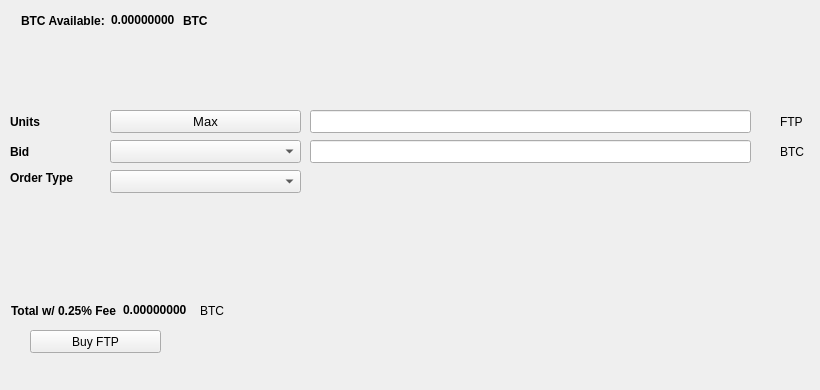
   <widget class="QWidget" name="BuyTab">
    <attribute name="title">
     <string>Buy</string>
    </attribute>
    <widget class="QPushButton" name="Buyphr">
     <property name="geometry">
      <rect>
       <x>30</x>
       <y>330</y>
       <width>131</width>
       <height>23</height>
      </rect>
     </property>
     <property name="text">
      <string>Buy FTP</string>
     </property>
     <property name="icon">
      <iconset resource="../fictecpagos.qrc">
       <normaloff>:/icons/bitcoin</normaloff>:/icons/bitcoin</iconset>
     </property>
    </widget>
    <widget class="QLabel" name="label_3">
     <property name="geometry">
      <rect>
       <x>10</x>
       <y>110</y>
       <width>46</width>
       <height>23</height>
      </rect>
     </property>
     <property name="font">
      <font>
       <weight>75</weight>
       <bold>true</bold>
      </font>
     </property>
     <property name="text">
      <string>Units</string>
     </property>
    </widget>
    <widget class="QLineEdit" name="UnitsInput">
     <property name="geometry">
      <rect>
       <x>310</x>
       <y>110</y>
       <width>441</width>
       <height>23</height>
      </rect>
     </property>
     <property name="font">
      <font>
       <pointsize>9</pointsize>
       <weight>75</weight>
       <bold>true</bold>
      </font>
     </property>
    </widget>
    <widget class="QLineEdit" name="BuyBidPriceEdit">
     <property name="geometry">
      <rect>
       <x>310</x>
       <y>140</y>
       <width>441</width>
       <height>23</height>
      </rect>
     </property>
     <property name="font">
      <font>
       <pointsize>9</pointsize>
       <weight>75</weight>
       <bold>true</bold>
      </font>
     </property>
    </widget>
    <widget class="QLabel" name="label_4">
     <property name="geometry">
      <rect>
       <x>780</x>
       <y>110</y>
       <width>31</width>
       <height>23</height>
      </rect>
     </property>
     <property name="text">
      <string>FTP</string>
     </property>
    </widget>
    <widget class="QLabel" name="label_5">
     <property name="geometry">
      <rect>
       <x>780</x>
       <y>140</y>
       <width>31</width>
       <height>23</height>
      </rect>
     </property>
     <property name="text">
      <string>BTC</string>
     </property>
    </widget>
    <widget class="QLabel" name="label_6">
     <property name="geometry">
      <rect>
       <x>10</x>
       <y>140</y>
       <width>46</width>
       <height>23</height>
      </rect>
     </property>
     <property name="font">
      <font>
       <weight>75</weight>
       <bold>true</bold>
      </font>
     </property>
     <property name="text">
      <string>Bid</string>
     </property>
    </widget>
    <widget class="QLabel" name="label_7">
     <property name="geometry">
      <rect>
       <x>10</x>
       <y>170</y>
       <width>91</width>
       <height>16</height>
      </rect>
     </property>
     <property name="font">
      <font>
       <weight>75</weight>
       <bold>true</bold>
      </font>
     </property>
     <property name="text">
      <string>Order Type</string>
     </property>
    </widget>
    <widget class="QPushButton" name="Buy_Max_Amount">
     <property name="geometry">
      <rect>
       <x>110</x>
       <y>110</y>
       <width>191</width>
       <height>23</height>
      </rect>
     </property>
     <property name="font">
      <font>
       <pointsize>10</pointsize>
      </font>
     </property>
     <property name="text">
      <string>Max</string>
     </property>
    </widget>
    <widget class="QComboBox" name="BuyBidcomboBox">
     <property name="geometry">
      <rect>
       <x>110</x>
       <y>140</y>
       <width>191</width>
       <height>23</height>
      </rect>
     </property>
     <property name="font">
      <font>
       <pointsize>10</pointsize>
      </font>
     </property>
    </widget>
    <widget class="QComboBox" name="buyOrdertypeCombo">
     <property name="geometry">
      <rect>
       <x>110</x>
       <y>170</y>
       <width>191</width>
       <height>23</height>
      </rect>
     </property>
     <property name="font">
      <font>
       <pointsize>10</pointsize>
      </font>
     </property>
    </widget>
    <widget class="QWidget" name="layoutWidget1">
     <property name="geometry">
      <rect>
       <x>21</x>
       <y>11</y>
       <width>227</width>
       <height>19</height>
      </rect>
     </property>
     <layout class="QHBoxLayout" name="horizontalLayout_3">
      <item>
       <widget class="QLabel" name="label232">
        <property name="font">
         <font>
          <weight>75</weight>
          <bold>true</bold>
         </font>
        </property>
        <property name="text">
         <string>BTC Available:</string>
        </property>
       </widget>
      </item>
      <item>
       <widget class="QLabel" name="BtcAvailableLbl">
        <property name="palette">
         <palette>
          <active>
           <colorrole role="WindowText">
            <brush brushstyle="SolidPattern">
             <color alpha="255">
              <red>0</red>
              <green>0</green>
              <blue>0</blue>
             </color>
            </brush>
           </colorrole>
           <colorrole role="Button">
            <brush brushstyle="SolidPattern">
             <color alpha="255">
              <red>0</red>
              <green>170</green>
              <blue>0</blue>
             </color>
            </brush>
           </colorrole>
           <colorrole role="Light">
            <brush brushstyle="SolidPattern">
             <color alpha="255">
              <red>0</red>
              <green>255</green>
              <blue>0</blue>
             </color>
            </brush>
           </colorrole>
           <colorrole role="Midlight">
            <brush brushstyle="SolidPattern">
             <color alpha="255">
              <red>0</red>
              <green>212</green>
              <blue>0</blue>
             </color>
            </brush>
           </colorrole>
           <colorrole role="Dark">
            <brush brushstyle="SolidPattern">
             <color alpha="255">
              <red>0</red>
              <green>85</green>
              <blue>0</blue>
             </color>
            </brush>
           </colorrole>
           <colorrole role="Mid">
            <brush brushstyle="SolidPattern">
             <color alpha="255">
              <red>0</red>
              <green>113</green>
              <blue>0</blue>
             </color>
            </brush>
           </colorrole>
           <colorrole role="Text">
            <brush brushstyle="SolidPattern">
             <color alpha="255">
              <red>0</red>
              <green>170</green>
              <blue>0</blue>
             </color>
            </brush>
           </colorrole>
           <colorrole role="BrightText">
            <brush brushstyle="SolidPattern">
             <color alpha="255">
              <red>255</red>
              <green>255</green>
              <blue>255</blue>
             </color>
            </brush>
           </colorrole>
           <colorrole role="ButtonText">
            <brush brushstyle="SolidPattern">
             <color alpha="255">
              <red>0</red>
              <green>0</green>
              <blue>0</blue>
             </color>
            </brush>
           </colorrole>
           <colorrole role="Base">
            <brush brushstyle="SolidPattern">
             <color alpha="255">
              <red>255</red>
              <green>255</green>
              <blue>255</blue>
             </color>
            </brush>
           </colorrole>
           <colorrole role="Window">
            <brush brushstyle="SolidPattern">
             <color alpha="255">
              <red>0</red>
              <green>170</green>
              <blue>0</blue>
             </color>
            </brush>
           </colorrole>
           <colorrole role="Shadow">
            <brush brushstyle="SolidPattern">
             <color alpha="255">
              <red>0</red>
              <green>0</green>
              <blue>0</blue>
             </color>
            </brush>
           </colorrole>
           <colorrole role="AlternateBase">
            <brush brushstyle="SolidPattern">
             <color alpha="255">
              <red>127</red>
              <green>212</green>
              <blue>127</blue>
             </color>
            </brush>
           </colorrole>
           <colorrole role="ToolTipBase">
            <brush brushstyle="SolidPattern">
             <color alpha="255">
              <red>255</red>
              <green>255</green>
              <blue>220</blue>
             </color>
            </brush>
           </colorrole>
           <colorrole role="ToolTipText">
            <brush brushstyle="SolidPattern">
             <color alpha="255">
              <red>0</red>
              <green>0</green>
              <blue>0</blue>
             </color>
            </brush>
           </colorrole>
          </active>
          <inactive>
           <colorrole role="WindowText">
            <brush brushstyle="SolidPattern">
             <color alpha="255">
              <red>0</red>
              <green>0</green>
              <blue>0</blue>
             </color>
            </brush>
           </colorrole>
           <colorrole role="Button">
            <brush brushstyle="SolidPattern">
             <color alpha="255">
              <red>0</red>
              <green>170</green>
              <blue>0</blue>
             </color>
            </brush>
           </colorrole>
           <colorrole role="Light">
            <brush brushstyle="SolidPattern">
             <color alpha="255">
              <red>0</red>
              <green>255</green>
              <blue>0</blue>
             </color>
            </brush>
           </colorrole>
           <colorrole role="Midlight">
            <brush brushstyle="SolidPattern">
             <color alpha="255">
              <red>0</red>
              <green>212</green>
              <blue>0</blue>
             </color>
            </brush>
           </colorrole>
           <colorrole role="Dark">
            <brush brushstyle="SolidPattern">
             <color alpha="255">
              <red>0</red>
              <green>85</green>
              <blue>0</blue>
             </color>
            </brush>
           </colorrole>
           <colorrole role="Mid">
            <brush brushstyle="SolidPattern">
             <color alpha="255">
              <red>0</red>
              <green>113</green>
              <blue>0</blue>
             </color>
            </brush>
           </colorrole>
           <colorrole role="Text">
            <brush brushstyle="SolidPattern">
             <color alpha="255">
              <red>0</red>
              <green>170</green>
              <blue>0</blue>
             </color>
            </brush>
           </colorrole>
           <colorrole role="BrightText">
            <brush brushstyle="SolidPattern">
             <color alpha="255">
              <red>255</red>
              <green>255</green>
              <blue>255</blue>
             </color>
            </brush>
           </colorrole>
           <colorrole role="ButtonText">
            <brush brushstyle="SolidPattern">
             <color alpha="255">
              <red>0</red>
              <green>0</green>
              <blue>0</blue>
             </color>
            </brush>
           </colorrole>
           <colorrole role="Base">
            <brush brushstyle="SolidPattern">
             <color alpha="255">
              <red>255</red>
              <green>255</green>
              <blue>255</blue>
             </color>
            </brush>
           </colorrole>
           <colorrole role="Window">
            <brush brushstyle="SolidPattern">
             <color alpha="255">
              <red>0</red>
              <green>170</green>
              <blue>0</blue>
             </color>
            </brush>
           </colorrole>
           <colorrole role="Shadow">
            <brush brushstyle="SolidPattern">
             <color alpha="255">
              <red>0</red>
              <green>0</green>
              <blue>0</blue>
             </color>
            </brush>
           </colorrole>
           <colorrole role="AlternateBase">
            <brush brushstyle="SolidPattern">
             <color alpha="255">
              <red>127</red>
              <green>212</green>
              <blue>127</blue>
             </color>
            </brush>
           </colorrole>
           <colorrole role="ToolTipBase">
            <brush brushstyle="SolidPattern">
             <color alpha="255">
              <red>255</red>
              <green>255</green>
              <blue>220</blue>
             </color>
            </brush>
           </colorrole>
           <colorrole role="ToolTipText">
            <brush brushstyle="SolidPattern">
             <color alpha="255">
              <red>0</red>
              <green>0</green>
              <blue>0</blue>
             </color>
            </brush>
           </colorrole>
          </inactive>
          <disabled>
           <colorrole role="WindowText">
            <brush brushstyle="SolidPattern">
             <color alpha="255">
              <red>0</red>
              <green>85</green>
              <blue>0</blue>
             </color>
            </brush>
           </colorrole>
           <colorrole role="Button">
            <brush brushstyle="SolidPattern">
             <color alpha="255">
              <red>0</red>
              <green>170</green>
              <blue>0</blue>
             </color>
            </brush>
           </colorrole>
           <colorrole role="Light">
            <brush brushstyle="SolidPattern">
             <color alpha="255">
              <red>0</red>
              <green>255</green>
              <blue>0</blue>
             </color>
            </brush>
           </colorrole>
           <colorrole role="Midlight">
            <brush brushstyle="SolidPattern">
             <color alpha="255">
              <red>0</red>
              <green>212</green>
              <blue>0</blue>
             </color>
            </brush>
           </colorrole>
           <colorrole role="Dark">
            <brush brushstyle="SolidPattern">
             <color alpha="255">
              <red>0</red>
              <green>85</green>
              <blue>0</blue>
             </color>
            </brush>
           </colorrole>
           <colorrole role="Mid">
            <brush brushstyle="SolidPattern">
             <color alpha="255">
              <red>0</red>
              <green>113</green>
              <blue>0</blue>
             </color>
            </brush>
           </colorrole>
           <colorrole role="Text">
            <brush brushstyle="SolidPattern">
             <color alpha="255">
              <red>0</red>
              <green>85</green>
              <blue>0</blue>
             </color>
            </brush>
           </colorrole>
           <colorrole role="BrightText">
            <brush brushstyle="SolidPattern">
             <color alpha="255">
              <red>255</red>
              <green>255</green>
              <blue>255</blue>
             </color>
            </brush>
           </colorrole>
           <colorrole role="ButtonText">
            <brush brushstyle="SolidPattern">
             <color alpha="255">
              <red>0</red>
              <green>85</green>
              <blue>0</blue>
             </color>
            </brush>
           </colorrole>
           <colorrole role="Base">
            <brush brushstyle="SolidPattern">
             <color alpha="255">
              <red>0</red>
              <green>170</green>
              <blue>0</blue>
             </color>
            </brush>
           </colorrole>
           <colorrole role="Window">
            <brush brushstyle="SolidPattern">
             <color alpha="255">
              <red>0</red>
              <green>170</green>
              <blue>0</blue>
             </color>
            </brush>
           </colorrole>
           <colorrole role="Shadow">
            <brush brushstyle="SolidPattern">
             <color alpha="255">
              <red>0</red>
              <green>0</green>
              <blue>0</blue>
             </color>
            </brush>
           </colorrole>
           <colorrole role="AlternateBase">
            <brush brushstyle="SolidPattern">
             <color alpha="255">
              <red>0</red>
              <green>170</green>
              <blue>0</blue>
             </color>
            </brush>
           </colorrole>
           <colorrole role="ToolTipBase">
            <brush brushstyle="SolidPattern">
             <color alpha="255">
              <red>255</red>
              <green>255</green>
              <blue>220</blue>
             </color>
            </brush>
           </colorrole>
           <colorrole role="ToolTipText">
            <brush brushstyle="SolidPattern">
             <color alpha="255">
              <red>0</red>
              <green>0</green>
              <blue>0</blue>
             </color>
            </brush>
           </colorrole>
          </disabled>
         </palette>
        </property>
        <property name="font">
         <font>
          <weight>75</weight>
          <bold>true</bold>
         </font>
        </property>
        <property name="text">
         <string>0.00000000</string>
        </property>
        <property name="textInteractionFlags">
         <set>Qt::LinksAccessibleByMouse|Qt::TextSelectableByKeyboard|Qt::TextSelectableByMouse</set>
        </property>
       </widget>
      </item>
      <item>
       <widget class="QLabel" name="BtcAvailableLbl_2">
        <property name="font">
         <font>
          <weight>75</weight>
          <bold>true</bold>
         </font>
        </property>
        <property name="text">
         <string>BTC</string>
        </property>
       </widget>
      </item>
     </layout>
    </widget>
    <widget class="QWidget" name="layoutWidge2">
     <property name="geometry">
      <rect>
       <x>11</x>
       <y>301</y>
       <width>259</width>
       <height>19</height>
      </rect>
     </property>
     <layout class="QHBoxLayout" name="horizontalLayout_4">
      <item>
       <widget class="QLabel" name="label_9">
        <property name="font">
         <font>
          <weight>75</weight>
          <bold>true</bold>
         </font>
        </property>
        <property name="text">
         <string>Total w/ 0.25% Fee</string>
        </property>
       </widget>
      </item>
      <item>
       <widget class="QLabel" name="BuyCostLabel">
        <property name="palette">
         <palette>
          <active>
           <colorrole role="WindowText">
            <brush brushstyle="SolidPattern">
             <color alpha="255">
              <red>0</red>
              <green>0</green>
              <blue>0</blue>
             </color>
            </brush>
           </colorrole>
           <colorrole role="Button">
            <brush brushstyle="SolidPattern">
             <color alpha="255">
              <red>0</red>
              <green>170</green>
              <blue>0</blue>
             </color>
            </brush>
           </colorrole>
           <colorrole role="Light">
            <brush brushstyle="SolidPattern">
             <color alpha="255">
              <red>0</red>
              <green>255</green>
              <blue>0</blue>
             </color>
            </brush>
           </colorrole>
           <colorrole role="Midlight">
            <brush brushstyle="SolidPattern">
             <color alpha="255">
              <red>0</red>
              <green>212</green>
              <blue>0</blue>
             </color>
            </brush>
           </colorrole>
           <colorrole role="Dark">
            <brush brushstyle="SolidPattern">
             <color alpha="255">
              <red>0</red>
              <green>85</green>
              <blue>0</blue>
             </color>
            </brush>
           </colorrole>
           <colorrole role="Mid">
            <brush brushstyle="SolidPattern">
             <color alpha="255">
              <red>0</red>
              <green>113</green>
              <blue>0</blue>
             </color>
            </brush>
           </colorrole>
           <colorrole role="Text">
            <brush brushstyle="SolidPattern">
             <color alpha="255">
              <red>0</red>
              <green>170</green>
              <blue>0</blue>
             </color>
            </brush>
           </colorrole>
           <colorrole role="BrightText">
            <brush brushstyle="SolidPattern">
             <color alpha="255">
              <red>255</red>
              <green>255</green>
              <blue>255</blue>
             </color>
            </brush>
           </colorrole>
           <colorrole role="ButtonText">
            <brush brushstyle="SolidPattern">
             <color alpha="255">
              <red>0</red>
              <green>0</green>
              <blue>0</blue>
             </color>
            </brush>
           </colorrole>
           <colorrole role="Base">
            <brush brushstyle="SolidPattern">
             <color alpha="255">
              <red>255</red>
              <green>255</green>
              <blue>255</blue>
             </color>
            </brush>
           </colorrole>
           <colorrole role="Window">
            <brush brushstyle="SolidPattern">
             <color alpha="255">
              <red>0</red>
              <green>170</green>
              <blue>0</blue>
             </color>
            </brush>
           </colorrole>
           <colorrole role="Shadow">
            <brush brushstyle="SolidPattern">
             <color alpha="255">
              <red>0</red>
              <green>0</green>
              <blue>0</blue>
             </color>
            </brush>
           </colorrole>
           <colorrole role="AlternateBase">
            <brush brushstyle="SolidPattern">
             <color alpha="255">
              <red>127</red>
              <green>212</green>
              <blue>127</blue>
             </color>
            </brush>
           </colorrole>
           <colorrole role="ToolTipBase">
            <brush brushstyle="SolidPattern">
             <color alpha="255">
              <red>255</red>
              <green>255</green>
              <blue>220</blue>
             </color>
            </brush>
           </colorrole>
           <colorrole role="ToolTipText">
            <brush brushstyle="SolidPattern">
             <color alpha="255">
              <red>0</red>
              <green>0</green>
              <blue>0</blue>
             </color>
            </brush>
           </colorrole>
          </active>
          <inactive>
           <colorrole role="WindowText">
            <brush brushstyle="SolidPattern">
             <color alpha="255">
              <red>0</red>
              <green>0</green>
              <blue>0</blue>
             </color>
            </brush>
           </colorrole>
           <colorrole role="Button">
            <brush brushstyle="SolidPattern">
             <color alpha="255">
              <red>0</red>
              <green>170</green>
              <blue>0</blue>
             </color>
            </brush>
           </colorrole>
           <colorrole role="Light">
            <brush brushstyle="SolidPattern">
             <color alpha="255">
              <red>0</red>
              <green>255</green>
              <blue>0</blue>
             </color>
            </brush>
           </colorrole>
           <colorrole role="Midlight">
            <brush brushstyle="SolidPattern">
             <color alpha="255">
              <red>0</red>
              <green>212</green>
              <blue>0</blue>
             </color>
            </brush>
           </colorrole>
           <colorrole role="Dark">
            <brush brushstyle="SolidPattern">
             <color alpha="255">
              <red>0</red>
              <green>85</green>
              <blue>0</blue>
             </color>
            </brush>
           </colorrole>
           <colorrole role="Mid">
            <brush brushstyle="SolidPattern">
             <color alpha="255">
              <red>0</red>
              <green>113</green>
              <blue>0</blue>
             </color>
            </brush>
           </colorrole>
           <colorrole role="Text">
            <brush brushstyle="SolidPattern">
             <color alpha="255">
              <red>0</red>
              <green>170</green>
              <blue>0</blue>
             </color>
            </brush>
           </colorrole>
           <colorrole role="BrightText">
            <brush brushstyle="SolidPattern">
             <color alpha="255">
              <red>255</red>
              <green>255</green>
              <blue>255</blue>
             </color>
            </brush>
           </colorrole>
           <colorrole role="ButtonText">
            <brush brushstyle="SolidPattern">
             <color alpha="255">
              <red>0</red>
              <green>0</green>
              <blue>0</blue>
             </color>
            </brush>
           </colorrole>
           <colorrole role="Base">
            <brush brushstyle="SolidPattern">
             <color alpha="255">
              <red>255</red>
              <green>255</green>
              <blue>255</blue>
             </color>
            </brush>
           </colorrole>
           <colorrole role="Window">
            <brush brushstyle="SolidPattern">
             <color alpha="255">
              <red>0</red>
              <green>170</green>
              <blue>0</blue>
             </color>
            </brush>
           </colorrole>
           <colorrole role="Shadow">
            <brush brushstyle="SolidPattern">
             <color alpha="255">
              <red>0</red>
              <green>0</green>
              <blue>0</blue>
             </color>
            </brush>
           </colorrole>
           <colorrole role="AlternateBase">
            <brush brushstyle="SolidPattern">
             <color alpha="255">
              <red>127</red>
              <green>212</green>
              <blue>127</blue>
             </color>
            </brush>
           </colorrole>
           <colorrole role="ToolTipBase">
            <brush brushstyle="SolidPattern">
             <color alpha="255">
              <red>255</red>
              <green>255</green>
              <blue>220</blue>
             </color>
            </brush>
           </colorrole>
           <colorrole role="ToolTipText">
            <brush brushstyle="SolidPattern">
             <color alpha="255">
              <red>0</red>
              <green>0</green>
              <blue>0</blue>
             </color>
            </brush>
           </colorrole>
          </inactive>
          <disabled>
           <colorrole role="WindowText">
            <brush brushstyle="SolidPattern">
             <color alpha="255">
              <red>0</red>
              <green>85</green>
              <blue>0</blue>
             </color>
            </brush>
           </colorrole>
           <colorrole role="Button">
            <brush brushstyle="SolidPattern">
             <color alpha="255">
              <red>0</red>
              <green>170</green>
              <blue>0</blue>
             </color>
            </brush>
           </colorrole>
           <colorrole role="Light">
            <brush brushstyle="SolidPattern">
             <color alpha="255">
              <red>0</red>
              <green>255</green>
              <blue>0</blue>
             </color>
            </brush>
           </colorrole>
           <colorrole role="Midlight">
            <brush brushstyle="SolidPattern">
             <color alpha="255">
              <red>0</red>
              <green>212</green>
              <blue>0</blue>
             </color>
            </brush>
           </colorrole>
           <colorrole role="Dark">
            <brush brushstyle="SolidPattern">
             <color alpha="255">
              <red>0</red>
              <green>85</green>
              <blue>0</blue>
             </color>
            </brush>
           </colorrole>
           <colorrole role="Mid">
            <brush brushstyle="SolidPattern">
             <color alpha="255">
              <red>0</red>
              <green>113</green>
              <blue>0</blue>
             </color>
            </brush>
           </colorrole>
           <colorrole role="Text">
            <brush brushstyle="SolidPattern">
             <color alpha="255">
              <red>0</red>
              <green>85</green>
              <blue>0</blue>
             </color>
            </brush>
           </colorrole>
           <colorrole role="BrightText">
            <brush brushstyle="SolidPattern">
             <color alpha="255">
              <red>255</red>
              <green>255</green>
              <blue>255</blue>
             </color>
            </brush>
           </colorrole>
           <colorrole role="ButtonText">
            <brush brushstyle="SolidPattern">
             <color alpha="255">
              <red>0</red>
              <green>85</green>
              <blue>0</blue>
             </color>
            </brush>
           </colorrole>
           <colorrole role="Base">
            <brush brushstyle="SolidPattern">
             <color alpha="255">
              <red>0</red>
              <green>170</green>
              <blue>0</blue>
             </color>
            </brush>
           </colorrole>
           <colorrole role="Window">
            <brush brushstyle="SolidPattern">
             <color alpha="255">
              <red>0</red>
              <green>170</green>
              <blue>0</blue>
             </color>
            </brush>
           </colorrole>
           <colorrole role="Shadow">
            <brush brushstyle="SolidPattern">
             <color alpha="255">
              <red>0</red>
              <green>0</green>
              <blue>0</blue>
             </color>
            </brush>
           </colorrole>
           <colorrole role="AlternateBase">
            <brush brushstyle="SolidPattern">
             <color alpha="255">
              <red>0</red>
              <green>170</green>
              <blue>0</blue>
             </color>
            </brush>
           </colorrole>
           <colorrole role="ToolTipBase">
            <brush brushstyle="SolidPattern">
             <color alpha="255">
              <red>255</red>
              <green>255</green>
              <blue>220</blue>
             </color>
            </brush>
           </colorrole>
           <colorrole role="ToolTipText">
            <brush brushstyle="SolidPattern">
             <color alpha="255">
              <red>0</red>
              <green>0</green>
              <blue>0</blue>
             </color>
            </brush>
           </colorrole>
          </disabled>
         </palette>
        </property>
        <property name="font">
         <font>
          <weight>75</weight>
          <bold>true</bold>
         </font>
        </property>
        <property name="autoFillBackground">
         <bool>false</bool>
        </property>
        <property name="text">
         <string>0.00000000</string>
        </property>
        <property name="textInteractionFlags">
         <set>Qt::LinksAccessibleByMouse|Qt::TextSelectableByMouse</set>
        </property>
       </widget>
      </item>
      <item>
       <widget class="QLabel" name="label_10">
        <property name="font">
         <font>
          <weight>50</weight>
          <bold>false</bold>
         </font>
        </property>
        <property name="text">
         <string>BTC</string>
        </property>
       </widget>
      </item>
     </layout>
    </widget>
    <widget class="QLabel" name="label_24">
     <property name="geometry">
      <rect>
       <x>460</x>
       <y>300</y>
       <width>281</width>
       <height>81</height>
      </rect>
     </property>
     <property name="text">
      <string/>
     </property>
     <property name="pixmap">
      <pixmap>:/images/bittrex</pixmap>
     </property>
    </widget>
   </widget>
